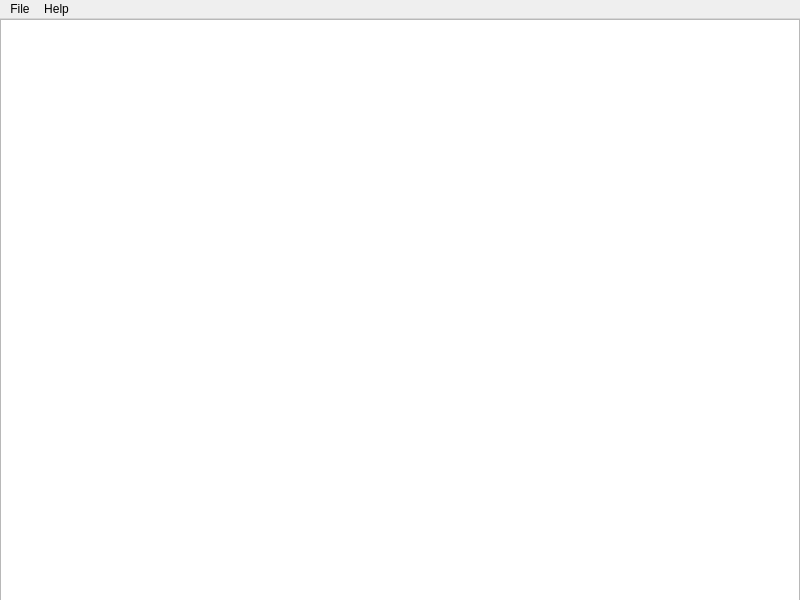
<?xml version="1.0" encoding="UTF-8"?>
<ui version="4.0">
 <class>MainWindow</class>
 <widget class="QMainWindow" name="MainWindow">
  <property name="geometry">
   <rect>
    <x>0</x>
    <y>0</y>
    <width>800</width>
    <height>600</height>
   </rect>
  </property>
  <property name="windowTitle">
   <string>Python Hub</string>
  </property>
  <widget class="QWidget" name="centralwidget">
   <widget class="QTableWidget" name="ls">
    <property name="geometry">
     <rect>
      <x>0</x>
      <y>0</y>
      <width>800</width>
      <height>600</height>
     </rect>
    </property>
   </widget>
  </widget>
  <widget class="QMenuBar" name="menubar">
   <property name="geometry">
    <rect>
     <x>0</x>
     <y>0</y>
     <width>800</width>
     <height>21</height>
    </rect>
   </property>
   <widget class="QMenu" name="menu">
    <property name="title">
     <string>File</string>
    </property>
    <addaction name="actionDownload"/>
    <addaction name="actionRun"/>
   </widget>
   <widget class="QMenu" name="menuHelp">
    <property name="title">
     <string>Help</string>
    </property>
    <addaction name="actionabout"/>
   </widget>
   <addaction name="menu"/>
   <addaction name="menuHelp"/>
  </widget>
  <action name="actionabout">
   <property name="text">
    <string>About</string>
   </property>
   <property name="menuRole">
    <enum>QAction::AboutRole</enum>
   </property>
   <property name="priority">
    <enum>QAction::NormalPriority</enum>
   </property>
  </action>
  <action name="actionDownload">
   <property name="text">
    <string>Download</string>
   </property>
  </action>
  <action name="actionRun">
   <property name="text">
    <string>Run</string>
   </property>
  </action>
 </widget>
 <resources/>
 <connections/>
</ui>
